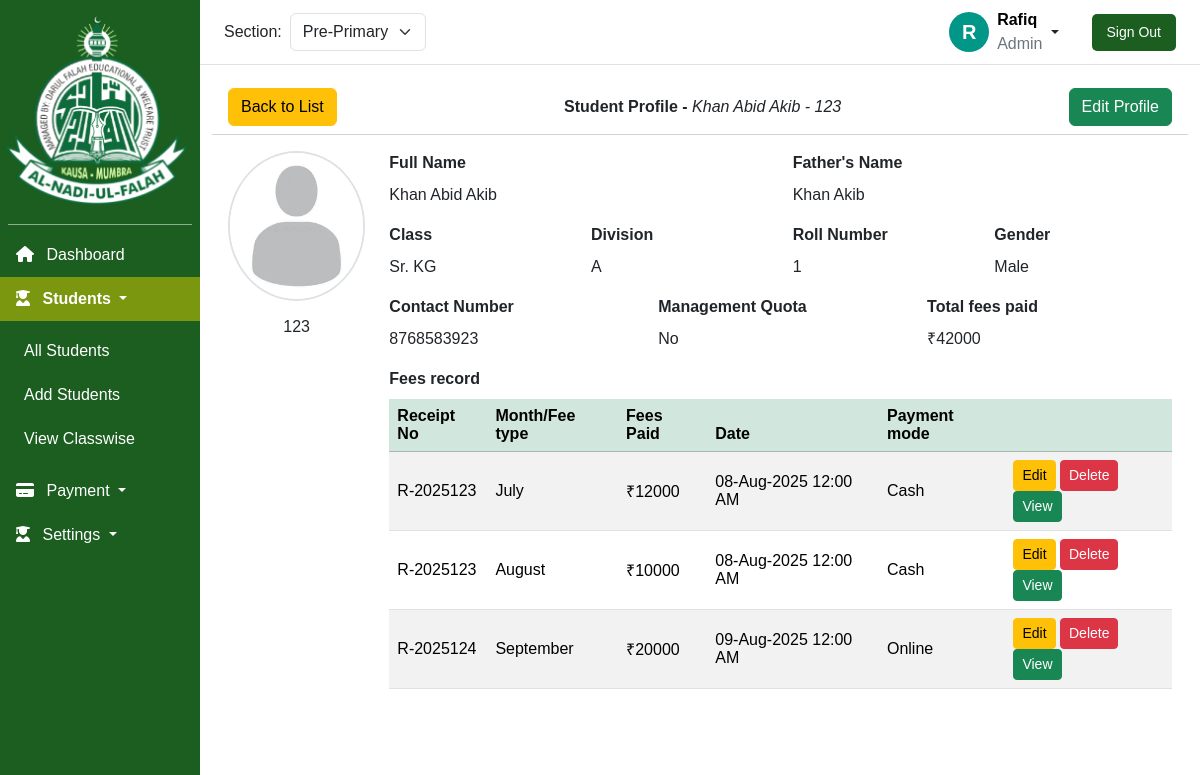
Page /index.php?page=students/all_students/view_student&id=1 (signed in) on the committed database.
### tables this page shows
CREATE TABLE `system_info` (
  `id` int(11) NOT NULL AUTO_INCREMENT,
  `school_name` varchar(100) NOT NULL,
  `email` varchar(50) NOT NULL,
  `phone_no` varchar(20) NOT NULL,
  `address` varchar(500) NOT NULL,
  `academic_year` varchar(10) NOT NULL,
  `logo` varchar(50) NOT NULL DEFAULT './assets/school.png',
  PRIMARY KEY (`id`)
);

CREATE TABLE `students` (
  `id` int(11) NOT NULL AUTO_INCREMENT,
  `gr_no` varchar(20) NOT NULL,
  `roll_no` int(10) unsigned NOT NULL,
  `first_name` varchar(50) NOT NULL,
  `father_name` varchar(50) NOT NULL,
  `surname` varchar(50) NOT NULL,
  `mother_name` varchar(50) NOT NULL,
  `contact_no` varchar(50) NOT NULL,
  `gender` enum('Male','Female') NOT NULL,
  `section` varchar(50) NOT NULL,
  `class` varchar(50) NOT NULL,
  `division` varchar(10) NOT NULL,
  `management_quota` enum('Yes','No') DEFAULT 'No',
  `discount_percentage` decimal(5,2) DEFAULT 0.00,
  `total_fees_paid` int(11) NOT NULL,
  `due_fees` int(11) NOT NULL,
  `created_at` timestamp NOT NULL DEFAULT current_timestamp(),
  PRIMARY KEY (`id`),
  UNIQUE KEY `gr_no` (`gr_no`),
  KEY `section` (`section`,`class`,`division`),
  KEY `section_2` (`section`,`class`,`division`),
  KEY `class` (`class`),
  KEY `division` (`division`),
  CONSTRAINT `students_ibfk_1` FOREIGN KEY (`section`) REFERENCES `sections` (`section_name`),
  CONSTRAINT `students_ibfk_2` FOREIGN KEY (`class`) REFERENCES `classes` (`class_name`)
);

CREATE TABLE `fees_table` (
  `id` int(11) NOT NULL AUTO_INCREMENT,
  `receipt_no` varchar(50) NOT NULL,
  `gr_no` varchar(20) NOT NULL,
  `student_name` varchar(255) NOT NULL,
  `description` varchar(50) NOT NULL,
  `amount_paid` int(10) unsigned NOT NULL,
  `due_amount` decimal(10,2) NOT NULL,
  `month_of_payment` varchar(10) NOT NULL,
  `payment_mode` varchar(100) NOT NULL,
  `payment_date` datetime NOT NULL,
  `accepted_by` varchar(20) NOT NULL,
  PRIMARY KEY (`id`),
  KEY `student_gr_no` (`gr_no`),
  CONSTRAINT `fees_table_ibfk_1` FOREIGN KEY (`gr_no`) REFERENCES `students` (`gr_no`)
);

### get_data/system_info.php (called while the page is built)
<?php
function getSystemInfo($conn)
{
    $query = "SELECT * FROM system_info";
    $result = $conn->query($query);
    $data = $result ? $result->fetch_assoc() : [];
    $schoolName = $data['school_name'] ?? 'Al Nadi Ul Falah';
    $schoolAddress = $data['address'] ?? '123 School Lane, City, Country';
    $schoolPhone = $data['phone_no'] ?? '123-456-7890';
    $schoolEmail = $data['email'] ?? 'info@al-nadi-ul-falah.com';
    $schoolLogo = $data['logo'] ?? 'default_logo.png';
    $academicYear = $data['academic_year'] ?? '2024-2025';
    $systemData = [
        'system_name' => $data['system_name'] ?? 'Fee Manager Portal',
        'school_name' => $schoolName,
        'email' => $schoolEmail,
        'phone' => $schoolPhone,
        'address' => $schoolAddress,
        'logo' => $schoolLogo,
        'academic_year' => $academicYear
    ];
    return $systemData;
}
$getSystemInfo = getSystemInfo($conn);

### get_data/get_student_data.php (called while the page is built, shortened)
<?php
$id = isset($_GET['id']) ? (int) $_GET['id'] : null;
function getStudentDataById($conn, $id) {
    if ($id) {
        $id = mysqli_real_escape_string($conn, $id);
        $query = "SELECT * FROM `students` WHERE id = '$id'";
        $result = mysqli_query($conn, $query);
        if ($result) {
            return $result->fetch_assoc();
        }
    }
    return null;
}
$student = getStudentDataById($conn, $id);
function getFeesDataByStudentId($conn, $studentGrNo) {
    if ($studentGrNo) {
        $studentGrNo = mysqli_real_escape_string($conn, $studentGrNo);
        $query = "SELECT * FROM `fees_table` WHERE gr_no = '$studentGrNo'";
        $result = mysqli_query($conn, $query);
        if ($result) {
            return $result->fetch_all(MYSQLI_ASSOC);
        }
    }
    return [];
}

### students/view_student.php (the view, shortened to what this page needs)
<div class="container pb-4">
  <div class="card border-0" style="background-color: white;">
    <div class="card-header d-flex justify-content-between align-items-center" style="background-color: transparent;">
      <a href="index.php?page=students/all_students" class="smart-link btn btn-warning border border-warning">Back to List</a>
      <p class="mb-0 fw-semibold">Student Profile - <span
          class="fw-normal fst-italic"><?php echo "{$student['surname']} {$student['first_name']} {$student['father_name']} - {$student['gr_no']}"; ?></span>
      </p>
      <a href="index.php?page=students/all_students/view_student/edit_student&id=<?php echo $student['id']; ?>"
        class="smart-link btn btn-success">Edit Profile</a>
    </div>
    <div class="card-body">
      <div class="row g-4">
        <div class="col-md-2 text-center">
          <img src="assets/default_profile.png" alt="Profile Photo" class="img-fluid rounded-circle border border-2"
            style="width: 150px; height: 150px;">
          <h6 class="mt-3"><?php echo $student['gr_no']; ?></h6>
        </div>
        <div class="col-md-10">
          <div class="row">
            <div class="col-md-6 mb-3">
              <label class="form-label fw-bold">Full Name</label>
              <div><?php echo "{$student['surname']} {$student['first_name']} {$student['father_name']}"; ?></div>
            </div>
            <div class="col-md-6 mb-3">
              <label class="form-label fw-bold">Father's Name</label>
              <div><?php echo "{$student['surname']} {$student['father_name']}"; ?></div>
            </div>
            <div class="col-md-3 mb-3">
              <label class="form-label fw-bold">Class</label>
              <div><?php echo $student['class']; ?></div>
            </div>
            <div class="col-md-3 mb-3">
              <label class="form-label fw-bold">Division</label>
              <div><?php echo $student['division']; ?></div>
            </div>
            <div class="col-md-3 mb-3">
              <label class="form-label fw-bold">Roll Number</label>
              <div><?php echo $student['roll_no']; ?></div>
            </div>
            <div class="col-md-3 mb-3">
              <label class="form-label fw-bold">Gender</label>
              <div><?php echo $student['gender']; ?></div>
            </div>
            <div class="col-md-4 mb-3">
              <label class="form-label fw-bold">Contact Number</label>
              <div><?php echo $student['contact_no']; ?></div>
            </div>
            <div class="col-md-4 mb-3">
              <label class="form-label fw-bold">Management Quota</label>
              <div><?php echo $student['management_quota']; ?></div>
            </div>
            <div class="col-md-4 mb-3">
              <label class="form-label fw-bold">Total fees paid</label>
              <div>₹<?php echo $student['total_fees_paid']; ?></div>
            </div>
            <div class="col-md-12 mb-3">
              <label class="form-label fw-bold">Fees record</label>
              <div class="mb-3 overflow-auto" style="max-height: 300px;">
                <table class="table  table-striped">
                  <thead class="table-success">
                    <tr class="table-success">
                      <th>Receipt No</th>
                      <th>Month/Fee type</th>
                      <th>Fees Paid</th>
                      <th>Date</th>
                      <th>Payment mode</th>
                      <th></th>
                    </tr>
                  </thead>
                  <tbody>
                    <?php
                    $feesData = getFeesDataByStudentId($conn, $studentGrNo);
                    if (empty($feesData)) {
                      echo '<tr><td colspan="5" class="text-center">No fees data available</td></tr>';
                    } else {
                      foreach ($feesData as $fee) {
                        $fee['payment_date'] = date('d-M-Y', strtotime($fee['payment_date'])) . ' ' . date('h:i A', strtotime($fee['payment_date']));
                        echo "<tr>
                              <td>{$fee['receipt_no']}</td>
                              <td>{$fee['month_of_payment']}</td>
                              <td>₹{$fee['amount_paid']}</td>
                              <td>{$fee['payment_date']}</td>
                              <td>{$fee['payment_mode']}</td>
                              <td>
                                <a href='index.php?page=students/all_students/view_student/edit_receipt&id={$fee['receipt_no']}' class='btn btn-sm btn-warning'>Edit</a>
                                <a href='index.php?page=payments/delete_fee&id={$fee['receipt_no']}' class='btn btn-sm btn-danger'>Delete</a>
                                <a href='index.php?page=students/all_students/view_student/view_receipt&receiptno={$fee['receipt_no']}' class='btn btn-sm btn-success'>View</a>
                              </td>
                            </tr>";
                      }
                    }
                    ?>
                  </tbody>
                </table>
              </div>
            </div>
          </div>
        </div>
      </div>
    </div>
  </div>
</div>

### includes/sidebar.php (shortened to what this page needs)
<?php
$currentPage = isset($_GET['page']) ? $_GET['page'] : '';
?>
<div class="min-vh-100 position-fixed text-white vh-100 py-3 col-lg-2" id="sidebar">
    <div class="logo-section mb-3 h-25">
        <img src="<?php echo htmlspecialchars($getSystemInfo['logo']); ?>" alt="School Logo"
            class="logo mx-auto d-block h-100 mb-2" loading="lazy">
    </div>
    <hr class="opacity-50 m-2">
    <div class="offcanvas-body h-75" style="overflow-y: scroll !important; scrollbar-width: none;">
        <div class="nav-bar">
            <ul class="navbar-nav justify-content-end flex-grow-1">
                <li class="nav-item">
                    <a class="nav-link ps-3 smart-link <?php echo ($currentPage == 'dashboard' || empty($currentPage)) ? 'active' : ''; ?>"
                        aria-current="page" href="index.php?page=dashboard">
                        <span class="icon"><i class="fa-solid fa-house me-2"></i></span>
                        Dashboard
                    </a>
                </li>
                <li class="nav-item dropdown" id="studentsDropdown">
                    <a class="nav-link dropdown-toggle ps-3 smart-link <?php echo (strpos($currentPage, 'students/') === 0) ? 'active' : ''; ?>"
                        href="" role="button" data-bs-toggle="dropdown"
                        aria-expanded="<?php echo (strpos($currentPage, 'students/') === 0) ? 'true' : 'false'; ?>">
                        <span class="icon"><i class="fa-solid fa-user-graduate me-2"></i></span>
                        Students
                    </a>
                    <ul class="dropdown-menu bg-green-dark border-0 rounded-0 <?php echo (strpos($currentPage, 'students/') === 0) ? 'show' : ''; ?>"
                        id="studentsDropdownMenu">
                        <li>
                            <a class="dropdown-item ps-4 smart-link <?php echo ($currentPage == 'students/all_students') ? 'active' : ''; ?>"
                                href="index.php?page=students/all_students">All Students</a>
                        </li>
                        <li>
                            <a class="dropdown-item ps-4 smart-link <?php echo ($currentPage == 'students/add_student') ? 'active' : ''; ?>"
                                href="index.php?page=students/add_student">Add Students</a>
                        </li>
                        <li>
                            <a class="dropdown-item ps-4 smart-link <?php echo ($currentPage == 'students/view_classwise') ? 'active' : ''; ?>"
                                href="index.php?page=students/view_classwise">View Classwise</a>
                        </li>
                    </ul>
                </li>
                <li class="nav-item dropdown">
                    <a class="nav-link dropdown-toggle ps-3 smart-link <?php echo (strpos($currentPage, 'payments/') === 0) ? 'active' : ''; ?>"
                        href="" role="button" data-bs-toggle="dropdown"
                        aria-expanded="<?php echo (strpos($currentPage, 'payments/') === 0) ? 'true' : 'false'; ?>">
                        <span class="icon"><i class="fa-solid fa-credit-card me-2"></i></span>
                        Payment
                    </a>
                </li>
                <li class="nav-item dropdown">
                    <a class="nav-link dropdown-toggle ps-3 smart-link <?php echo (strpos($currentPage, 'settings/') === 0) ? 'active' : ''; ?>"
                        href="" role="button" data-bs-toggle="dropdown"
                        aria-expanded="<?php echo (strpos($currentPage, 'settings/') === 0) ? 'true' : 'false'; ?>">
                        <span class="icon"><i class="fa-solid fa-user-graduate me-2"></i></span>
                        Settings
                    </a>
                </li>
            </ul>
        </div>
    </div>
</div>

### rows in the picture
system_info: logo (picture)
students: surname "Khan", first_name "Abid", father_name "Akib", gr_no "123", class "Sr. KG", division "A", roll_no "1", gender "Male", contact_no "8768583923", management_quota "No", total_fees_paid "42000"
fees_table: receipt_no "R-2025123", month_of_payment "July", amount_paid "12000", payment_date "08-Aug-2025 12:00 AM", payment_mode "Cash"
fees_table: receipt_no "R-2025123", month_of_payment "August", amount_paid "10000", payment_date "08-Aug-2025 12:00 AM", payment_mode "Cash"
fees_table: receipt_no "R-2025124", month_of_payment "September", amount_paid "20000", payment_date "09-Aug-2025 12:00 AM", payment_mode "Online"

### other values in the picture
$firstLetter "R"
$profileName "Rafiq"
$_SESSION['role'] "Admin"
form field section "Pre-Primary"
